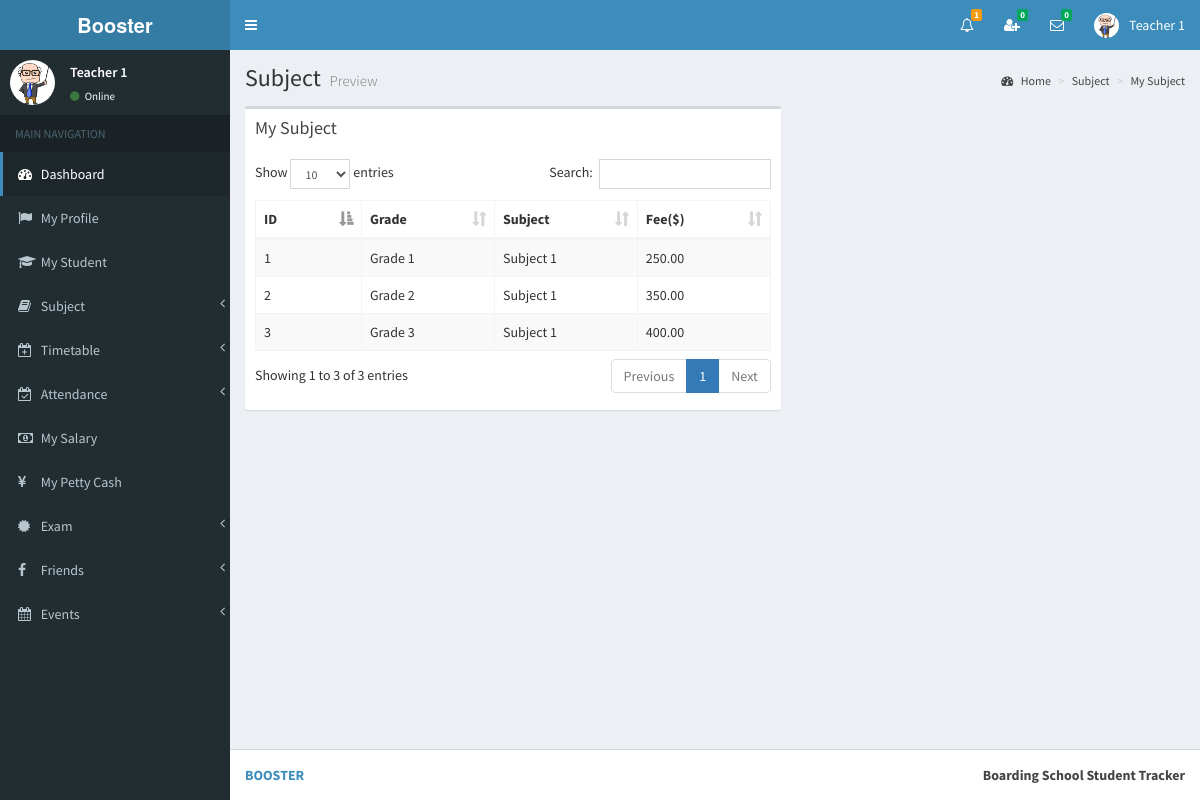
The page /view/my_subject2.php (signed in) on the database its author committed.
### tables this page shows
CREATE TABLE `teacher` (
  `id` int(11) NOT NULL,
  `full_name` varchar(255) NOT NULL,
  `i_name` varchar(255) NOT NULL,
  `gender` varchar(255) NOT NULL,
  `address` varchar(255) NOT NULL,
  `phone` varchar(255) NOT NULL,
  `email` varchar(255) NOT NULL,
  `image_name` varchar(255) NOT NULL,
  `index_number` bigint(11) NOT NULL,
  `reg_date` date NOT NULL
);

CREATE TABLE `subject_routing` (
  `id` int(11) NOT NULL,
  `grade_id` int(11) NOT NULL,
  `subject_id` int(11) NOT NULL,
  `teacher_id` int(11) NOT NULL,
  `fee` double(11,2) NOT NULL
);

CREATE TABLE `grade` (
  `id` int(11) NOT NULL,
  `name` varchar(255) NOT NULL,
  `admission_fee` double(11,2) NOT NULL,
  `hall_charge` int(11) NOT NULL
);

CREATE TABLE `subject` (
  `id` int(11) NOT NULL,
  `name` varchar(255) NOT NULL
);

### view/my_subject2.php (the view, shortened to what this page needs)
<?php include_once('head.php'); ?>
<?php include_once('header_teacher.php'); ?>
<?php include_once('sidebar2.php'); ?>
<div class="content-wrapper">
    <section class="content-header">
    	<h1>
        	Subject
            <small>Preview</small>
        </h1>
        <ol class="breadcrumb">
        	<li><a href="#"><i class="fa fa-dashboard"></i> Home</a></li>
            <li><a href="#">Subject</a></li>
            <li><a href="#">My Subject</a></li>
        </ol>
	</section>
	<section class="content" >
    	<div class="row" id="table1">
        	<div class="col-md-7">
            	<div class="box">
                	<div class="box-header">
                  		<h3 class="box-title">My Subject</h3>
                	</div>
                	<div class="box-body table-responsive">
                		<table id="example1" class="table table-bordered table-striped">
                            <thead>
                                <th class="col-md-1">ID</th>
                                <th class="col-md-1">Grade</th>
                                <th class="col-md-1">Subject</th>
                                <th class="col-md-1">Fee($)</th>
                            </thead>
                        	<tbody>
<?php
include_once('../controller/config.php');
$index=$_SESSION["index_number"];
$sql1="SELECT * FROM teacher WHERE index_number='$index'";
$result1=mysqli_query($conn,$sql1);
$row1=mysqli_fetch_assoc($result1);
$id=$row1['id'];
$sql="select grade.name as g_name,subject.name as s_name,subject_routing.id as sr_id,subject_routing.fee as s_fee
	  from subject_routing
	  inner join grade
      on subject_routing.grade_id=grade.id
      inner join subject
      on subject_routing.subject_id=subject.id
	  where subject_routing.teacher_id='$id'";
$result=mysqli_query($conn,$sql);
$count = 0;
if(mysqli_num_rows($result) > 0) {
	while($row=mysqli_fetch_assoc($result)){
		$count++;
?>
                                <tr>
                                    <td><?php echo $count; ?></td>
               						<td><?php echo $row['g_name']; ?></td>
               						<td><?php echo $row['s_name']; ?></td>
               						<td><?php echo $row['s_fee']; ?></td>
                            	</tr>
<?php } } ?>
                        	</tbody>
                    	</table>
                	</div>
            	</div>
        	</div>
    	</div>
	</section>
</div>
<?php include_once('footer.php');?>

### view/header_teacher.php (shortened to what this page needs)
<body class="hold-transition skin-blue sidebar-mini" >
<div class="wrapper">
  <header class="main-header" >
    <a href="" class="logo">
      <span class="logo-lg"><strong>Booster</strong></span>
    </a>
    <nav class="navbar navbar-static-top">
		<a href="#" class="sidebar-toggle" data-toggle="offcanvas" role="button">
       	</a>
		<div class="navbar-custom-menu">
			<ul class="nav navbar-nav">
              <li class="dropdown notifications-menu">
                <a href="#" class="dropdown-toggle" data-toggle="dropdown">
                  <i class="fa fa-bell-o"></i>
<?php
include_once('../controller/config.php');
$my_type=$_SESSION["type"];
$my_index=$_SESSION["index_number"];
if($my_type == 'Teacher'){
	$sql1="SELECT COUNT(id) FROM notification_history WHERE user_type='Teacher' AND index_number='$my_index' AND _isread='0'";
	$result1=mysqli_query($conn,$sql1);
	$row1=mysqli_fetch_assoc($result1);
	$notfi_count=$row1['COUNT(id)'];
?>
                  <span class="label label-warning"><?php echo $notfi_count; ?></span>
                </a>
              </li>
<?php }  ?>
<?php
include_once('../controller/config.php');
$my_index=$_SESSION["index_number"];
$my_type=$_SESSION["type"];
$sql="SELECT count(id)
      FROM my_friends
      WHERE my_index='$my_index' AND _status='Pending' AND _isread='0'";
$result=mysqli_query($conn,$sql);
$row=mysqli_fetch_assoc($result);
$unread_count=$row['count(id)'];
?>
              <li class="dropdown messages-menu"  id="friend_request">
              	<a href="#" class="dropdown-toggle" data-toggle="dropdown" onClick="showFriendRequest('<?php echo $my_index; ?>','<?php echo $my_type; ?>')">
                  <i class="fa fa-user-plus"></i>
                  <span class="label label-success"><?php echo $unread_count; ?></span>
                </a>
              </li>
<?php
include_once('../controller/config.php');
$my_index=$_SESSION["index_number"];
$unread_msg_count=0;
$sql="SELECT * FROM my_friends WHERE my_index='$my_index'";
$result=mysqli_query($conn,$sql);
while($row=mysqli_fetch_assoc($result)){
	$friend_index=$row['friend_index'];
	$sql1="SELECT count(id)
		  FROM online_chat
		  WHERE user_index='$friend_index' AND _isread='0'";
	$result1=mysqli_query($conn,$sql1);
	$row1=mysqli_fetch_assoc($result1);
	$unread_msg_count+=$row1['count(id)'];
}
?>
              <li class="dropdown messages-menu" id="unread_msg">
                <a href="#" class="dropdown-toggle" data-toggle="dropdown" >
                  <i class="fa fa-envelope-o"></i>
                  <span class="label label-success"><?php echo $unread_msg_count; ?></span>
                </a>
<?php
include_once('../controller/config.php');
$index=$_SESSION["index_number"];
$type=$_SESSION["type"];
$time='';
$file_path='';
	$sql="SELECT
           DISTINCT conversation_id,friend_index
           FROM
              my_friends
           WHERE
              	my_index='$index'
           ORDER BY
              conversation_id";
	$result=mysqli_query($conn,$sql);
	while($row=mysqli_fetch_assoc($result)){
		$conversation_id=$row['conversation_id'];
		$friend_index=$row['friend_index'];
		$sql3="SELECT * FROM my_friends WHERE conversation_id='$conversation_id' and friend_index='$friend_index'";
		$result3=mysqli_query($conn,$sql3);
		$row3=mysqli_fetch_assoc($result3);
		$friend_type=$row3['friend_type'];
		if($friend_type == "Admin"){
			$sql1="SELECT * FROM admin WHERE index_number='$friend_index'";
			$result1=mysqli_query($conn,$sql1);
			$row1=mysqli_fetch_assoc($result1);
			$friend_name=$row1['i_name'];
			$friend_image=$row1['image_name'];
		}
		if($friend_type == "Teacher"){
			$sql1="SELECT * FROM teacher WHERE index_number='$friend_index'";
			$result1=mysqli_query($conn,$sql1);
			$row1=mysqli_fetch_assoc($result1);
			$friend_name=$row1['i_name'];
			$friend_image=$row1['image_name'];
		}
		if($friend_type == "Student"){
			$sql1="SELECT * FROM student WHERE index_number='$friend_index'";
			$result1=mysqli_query($conn,$sql1);
			$row1=mysqli_fetch_assoc($result1);
			$friend_name=$row1['i_name'];
			$friend_image=$row1['image_name'];
		}
		$sql2="SELECT * FROM online_chat WHERE conversation_id='$conversation_id' ORDER BY id DESC LIMIT 1";
		$result2=mysqli_query($conn,$sql2);
		while($row2=mysqli_fetch_assoc($result2)){
			$last_msg=$row2['msg'];
			$msg_time=$row2['time'];
			$datetime1 = new DateTime($msg_time);
			$datetime2 = new DateTime();
			$interval = $datetime1->diff($datetime2);
			$year = $interval->format('%y y ');
			$month = $interval->format('%m m ');
			$days = $interval->format('%a d');
			$hours = $interval->format('%h h');
			$minutes = $interval->format('%i mins');
			$seconds = $interval->format('%s sec');
			if($year>0){
				$time=$year;
			}else if($month>0){
				$time=$month;
			}else if($days>0){
				$time=$days;
			}else if($hours>0){
				$time=$hours;
			}else if($minutes>0){
				$time=$minutes;
			}else{
				$time=$seconds;
			}
			if($type=="Admin"){
				$file_path="my_friends.php?do=showChatBox&my_index=$index&conversation_id=$conversation_id&friend_index=$friend_index&my_type=$type";
			}
			if($type=="Teacher"){
				$file_path="my_friends2.php?do=showChatBox&my_index=$index&conversation_id=$conversation_id&friend_index=$friend_index&my_type=$type";
			}
			if($type=="Student"){
				$file_path="my_friends1.php?do=showChatBox&my_index=$index&conversation_id=$conversation_id&friend_index=$friend_index&my_type=$type";
			}
?>
                      <li>
                        <a href="<?php echo $file_path; ?>" onClick="msgRead('<?php echo $index; ?>','<?php echo $conversation_id; ?>','<?php echo $friend_index; ?>','<?php echo $type; ?>')">
                          <div class="pull-left">
                            <img src="../<?php echo $friend_image; ?>" class="img-circle" alt="User Image">
                          </div>
                          <h4>
                            <?php echo $friend_name; ?>
                            <small><i class="fa fa-clock-o"></i> <?php echo $time; ?></small>
                          </h4>
                          <p><?php echo $last_msg; ?></p>
                        </a>
                      </li>
 <?php } } ?>
              </li>
<?php
include_once('../controller/config.php');
if($type=="Teacher"){
	$sql="SELECT * FROM teacher where index_number='$index'";
	$result=mysqli_query($conn,$sql);
	$row=mysqli_fetch_assoc($result);
}
?>
            	<li class="dropdown user user-menu">
                    <a href="#" class="dropdown-toggle" data-toggle="dropdown">
                      <img src="../<?php echo $row['image_name']; ?>" class="user-image" alt="User Image">
                      <span class="hidden-xs"><?php echo $row['i_name']; ?></span>
                    </a>
              </li>
            </ul>
        </div>
	</nav>
  </header>

### view/sidebar2.php (shortened to what this page needs)
  <aside class="main-sidebar">
    <section class="sidebar">
<?php
include_once('../controller/config.php');
$index=$_SESSION["index_number"];
$sql="SELECT * FROM teacher WHERE index_number='$index'";
$result=mysqli_query($conn,$sql);
$row=mysqli_fetch_assoc($result);
$name=$row['i_name'];
$image=$row['image_name'];
?>
      <div class="user-panel">
      	<div class="pull-left image">
        	<img src="../<?php echo $image; ?>" class="img-circle" alt="User Image">
        </div>
        <div class="pull-left info">
        	<p><?php echo $name; ?></p>
            <a href="#"><i class="fa fa-circle text-success"></i> Online</a>
        </div>
      </div>
      <ul class="sidebar-menu">
        <li class="header">MAIN NAVIGATION</li>
        <li class="active treeview">
          <a href="dashboard2.php">
            <i class="fa fa-dashboard"></i> <span>Dashboard</span>
          </a>
        </li>
        <li>
          <a href="teacher_profile2.php">
            <i class="fa fa-flag"></i> <span>My Profile</span>
          </a>
        </li>
         <li>
          <a href="my_student.php">
            <i class="fa fa-graduation-cap"></i> <span>My Student</span>
          </a>
        </li>
        <li class="treeview">
          <a href="#">
            <i class="fa fa-book"></i>
            <span>Subject</span>
            <span class="pull-right-container">
              <i class="fa fa-angle-left pull-right"></i>
            </span>
          </a>
        </li>
        <li class="treeview">
          <a href="#">
            <i class="fa fa-calendar-plus-o"></i>
            <span>Timetable</span>
            <span class="pull-right-container">
              <i class="fa fa-angle-left pull-right"></i>
            </span>
          </a>
        </li>
         <li class="treeview">
          <a href="#">
            <i class="fa fa-calendar-check-o"></i>
            <span>Attendance</span>
            <span class="pull-right-container">
              <i class="fa fa-angle-left pull-right"></i>
            </span>
          </a>
        </li>
        <li>
          <a href="my_salary.php">
            <i class="fa fa-money"></i> <span>My Salary</span>
          </a>
        </li>
         <li>
          <a href="my_petty_cash.php">
            <i class="fa fa-yen"></i> <span>My Petty Cash</span>
          </a>
        </li>
         <li class="treeview">
          <a href="#">
            <i class="fa fa-certificate"></i>
            <span>Exam</span>
            <span class="pull-right-container">
              <i class="fa fa-angle-left pull-right"></i>
            </span>
          </a>
        </li>
        <li class="treeview">
          <a href="#">
            <i class="fa fa-facebook"></i>
            <span>Friends</span>
            <span class="pull-right-container">
              <i class="fa fa-angle-left pull-right"></i>
            </span>
          </a>
        </li>
         <li class="treeview">
          <a href="#">
            <i class="fa fa-calendar"></i>
            <span>Events</span>
            <span class="pull-right-container">
              <i class="fa fa-angle-left pull-right"></i>
            </span>
          </a>
        </li>
      </ul>
    </section>
  </aside>

### view/my_subject2.php (style rules this page uses)
body { overflow-y:scroll; }

### rows shown on the page
teacher: image_name (picture), i_name "Teacher 1"
subject_routing: grade.name "Grade 1", subject.name "Subject 1", fee "250.00"
subject_routing: grade.name "Grade 2", subject.name "Subject 1", fee "350.00"
subject_routing: grade.name "Grade 3", subject.name "Subject 1", fee "400.00"

### other values the page prints
$notfi_count "1"
$unread_count "0"
$unread_msg_count "0"
